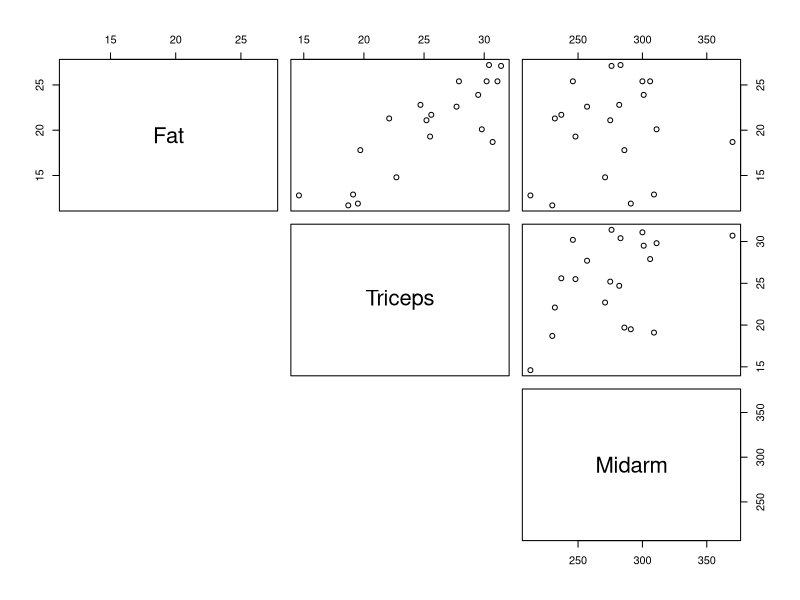

This chart was generated by the following R code:
## ---- chunk 1
bf <- read.csv("femalebodyfat.csv")
## ---- chunk 2
pairs(bf, lower.panel = NULL) 
## ---- chunk 3
modelfat <- lm(Fat ~ Triceps + Midarm, data=bf)
## ---- chunk 4
confint(modelfat)
## ---- chunk 5
predframe <- data.frame(Triceps = 25, Midarm = 310)
predict(modelfat, int = "c", newdata = predframe)
## ---- chunk 6
predframe <- data.frame(Triceps = 20, Midarm = 250)
predict(modelfat, int = "p", newdata = predframe)
